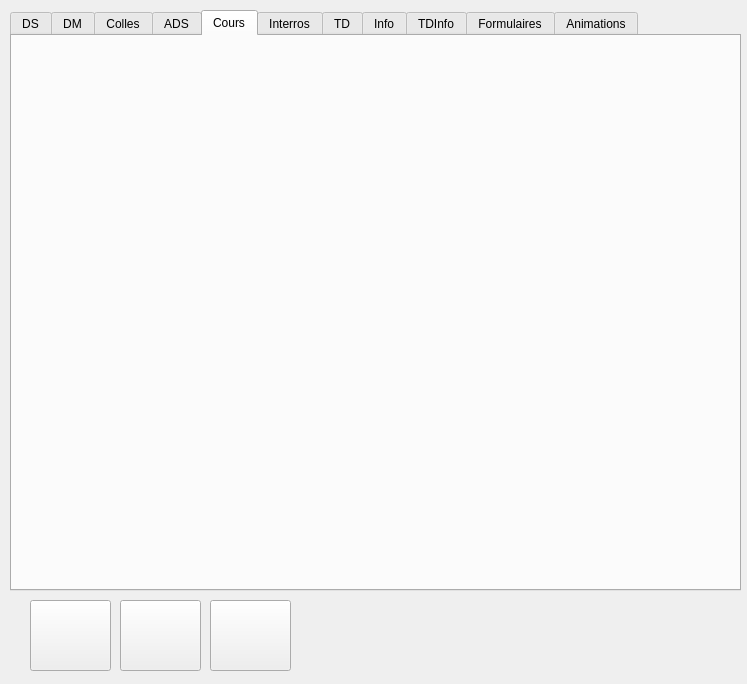
<?xml version="1.0" encoding="UTF-8"?>
<ui version="4.0">
 <class>WebSite</class>
 <widget class="QDialog" name="WebSite">
  <property name="geometry">
   <rect>
    <x>0</x>
    <y>0</y>
    <width>747</width>
    <height>684</height>
   </rect>
  </property>
  <property name="windowTitle">
   <string>Dialog</string>
  </property>
  <widget class="QTabWidget" name="tabs">
   <property name="geometry">
    <rect>
     <x>10</x>
     <y>10</y>
     <width>731</width>
     <height>581</height>
    </rect>
   </property>
   <property name="currentIndex">
    <number>4</number>
   </property>
   <widget class="QWidget" name="tabDS">
    <attribute name="title">
     <string>DS</string>
    </attribute>
    <widget class="QWidget" name="gridLayoutWidget_3">
     <property name="geometry">
      <rect>
       <x>10</x>
       <y>10</y>
       <width>711</width>
       <height>541</height>
      </rect>
     </property>
     <layout class="QGridLayout" name="formDS"/>
    </widget>
   </widget>
   <widget class="QWidget" name="tabDM">
    <attribute name="title">
     <string>DM</string>
    </attribute>
    <widget class="QWidget" name="gridLayoutWidget">
     <property name="geometry">
      <rect>
       <x>10</x>
       <y>10</y>
       <width>711</width>
       <height>541</height>
      </rect>
     </property>
     <layout class="QGridLayout" name="formDM" rowminimumheight="0" columnminimumwidth="0">
      <property name="sizeConstraint">
       <enum>QLayout::SetNoConstraint</enum>
      </property>
      <property name="spacing">
       <number>6</number>
      </property>
     </layout>
    </widget>
   </widget>
   <widget class="QWidget" name="tabColles">
    <attribute name="title">
     <string>Colles</string>
    </attribute>
    <widget class="QWidget" name="gridLayoutWidget_2">
     <property name="geometry">
      <rect>
       <x>10</x>
       <y>10</y>
       <width>711</width>
       <height>541</height>
      </rect>
     </property>
     <layout class="QGridLayout" name="formColles"/>
    </widget>
   </widget>
   <widget class="QWidget" name="tabADS">
    <attribute name="title">
     <string>ADS</string>
    </attribute>
    <widget class="QWidget" name="verticalLayoutWidget">
     <property name="geometry">
      <rect>
       <x>680</x>
       <y>20</y>
       <width>41</width>
       <height>71</height>
      </rect>
     </property>
     <layout class="QVBoxLayout" name="buttonsADS">
      <property name="spacing">
       <number>6</number>
      </property>
      <item>
       <widget class="QPushButton" name="addADSButton">
        <property name="sizePolicy">
         <sizepolicy hsizetype="Minimum" vsizetype="Expanding">
          <horstretch>0</horstretch>
          <verstretch>0</verstretch>
         </sizepolicy>
        </property>
        <property name="text">
         <string/>
        </property>
        <property name="iconSize">
         <size>
          <width>32</width>
          <height>32</height>
         </size>
        </property>
       </widget>
      </item>
      <item>
       <widget class="QPushButton" name="removeADSButton">
        <property name="sizePolicy">
         <sizepolicy hsizetype="Minimum" vsizetype="Expanding">
          <horstretch>0</horstretch>
          <verstretch>0</verstretch>
         </sizepolicy>
        </property>
        <property name="text">
         <string/>
        </property>
        <property name="iconSize">
         <size>
          <width>32</width>
          <height>32</height>
         </size>
        </property>
       </widget>
      </item>
     </layout>
    </widget>
    <widget class="QWidget" name="gridLayoutWidget_8">
     <property name="geometry">
      <rect>
       <x>10</x>
       <y>10</y>
       <width>651</width>
       <height>541</height>
      </rect>
     </property>
     <layout class="QGridLayout" name="formADS"/>
    </widget>
   </widget>
   <widget class="QWidget" name="tabCours">
    <attribute name="title">
     <string>Cours</string>
    </attribute>
    <widget class="QWidget" name="gridLayoutWidget_4">
     <property name="geometry">
      <rect>
       <x>10</x>
       <y>10</y>
       <width>711</width>
       <height>541</height>
      </rect>
     </property>
     <layout class="QGridLayout" name="formCours"/>
    </widget>
   </widget>
   <widget class="QWidget" name="tabInterros">
    <attribute name="title">
     <string>Interros</string>
    </attribute>
    <widget class="QWidget" name="gridLayoutWidget_5">
     <property name="geometry">
      <rect>
       <x>10</x>
       <y>10</y>
       <width>711</width>
       <height>541</height>
      </rect>
     </property>
     <layout class="QGridLayout" name="formInterros"/>
    </widget>
   </widget>
   <widget class="QWidget" name="tabTD">
    <attribute name="title">
     <string>TD</string>
    </attribute>
    <widget class="QWidget" name="gridLayoutWidget_6">
     <property name="geometry">
      <rect>
       <x>10</x>
       <y>10</y>
       <width>711</width>
       <height>541</height>
      </rect>
     </property>
     <layout class="QGridLayout" name="formTD"/>
    </widget>
   </widget>
   <widget class="QWidget" name="tabInfo">
    <attribute name="title">
     <string>Info</string>
    </attribute>
    <widget class="QWidget" name="gridLayoutWidget_7">
     <property name="geometry">
      <rect>
       <x>10</x>
       <y>10</y>
       <width>711</width>
       <height>541</height>
      </rect>
     </property>
     <layout class="QGridLayout" name="formInfo"/>
    </widget>
   </widget>
   <widget class="QWidget" name="tabTDInfo">
    <attribute name="title">
     <string>TDInfo</string>
    </attribute>
    <widget class="QWidget" name="gridLayoutWidget_11">
     <property name="geometry">
      <rect>
       <x>10</x>
       <y>10</y>
       <width>711</width>
       <height>541</height>
      </rect>
     </property>
     <layout class="QGridLayout" name="formTDInfo"/>
    </widget>
   </widget>
   <widget class="QWidget" name="tabFormulaires">
    <attribute name="title">
     <string>Formulaires</string>
    </attribute>
    <widget class="QWidget" name="gridLayoutWidget_9">
     <property name="geometry">
      <rect>
       <x>10</x>
       <y>10</y>
       <width>711</width>
       <height>541</height>
      </rect>
     </property>
     <layout class="QGridLayout" name="formFormulaires"/>
    </widget>
   </widget>
   <widget class="QWidget" name="tabAnimations">
    <attribute name="title">
     <string>Animations</string>
    </attribute>
    <widget class="QWidget" name="gridLayoutWidget_10">
     <property name="geometry">
      <rect>
       <x>10</x>
       <y>10</y>
       <width>651</width>
       <height>541</height>
      </rect>
     </property>
     <layout class="QGridLayout" name="formAnimations"/>
    </widget>
    <widget class="QWidget" name="verticalLayoutWidget_2">
     <property name="geometry">
      <rect>
       <x>680</x>
       <y>20</y>
       <width>41</width>
       <height>71</height>
      </rect>
     </property>
     <layout class="QVBoxLayout" name="buttonsAnimations">
      <property name="spacing">
       <number>6</number>
      </property>
      <item>
       <widget class="QPushButton" name="addAnimationsButton">
        <property name="sizePolicy">
         <sizepolicy hsizetype="Minimum" vsizetype="Expanding">
          <horstretch>0</horstretch>
          <verstretch>0</verstretch>
         </sizepolicy>
        </property>
        <property name="text">
         <string/>
        </property>
        <property name="iconSize">
         <size>
          <width>32</width>
          <height>32</height>
         </size>
        </property>
       </widget>
      </item>
      <item>
       <widget class="QPushButton" name="removeAnimationsButton">
        <property name="sizePolicy">
         <sizepolicy hsizetype="Minimum" vsizetype="Expanding">
          <horstretch>0</horstretch>
          <verstretch>0</verstretch>
         </sizepolicy>
        </property>
        <property name="text">
         <string/>
        </property>
        <property name="iconSize">
         <size>
          <width>32</width>
          <height>32</height>
         </size>
        </property>
       </widget>
      </item>
     </layout>
    </widget>
   </widget>
  </widget>
  <widget class="QPushButton" name="transferButton">
   <property name="geometry">
    <rect>
     <x>120</x>
     <y>600</y>
     <width>81</width>
     <height>71</height>
    </rect>
   </property>
   <property name="text">
    <string/>
   </property>
   <property name="iconSize">
    <size>
     <width>64</width>
     <height>64</height>
    </size>
   </property>
  </widget>
  <widget class="QPushButton" name="saveButton">
   <property name="geometry">
    <rect>
     <x>30</x>
     <y>600</y>
     <width>81</width>
     <height>71</height>
    </rect>
   </property>
   <property name="text">
    <string/>
   </property>
   <property name="iconSize">
    <size>
     <width>64</width>
     <height>64</height>
    </size>
   </property>
  </widget>
  <widget class="QPushButton" name="reloadButton">
   <property name="geometry">
    <rect>
     <x>210</x>
     <y>600</y>
     <width>81</width>
     <height>71</height>
    </rect>
   </property>
   <property name="text">
    <string/>
   </property>
   <property name="iconSize">
    <size>
     <width>64</width>
     <height>64</height>
    </size>
   </property>
  </widget>
 </widget>
 <resources/>
 <connections/>
</ui>
